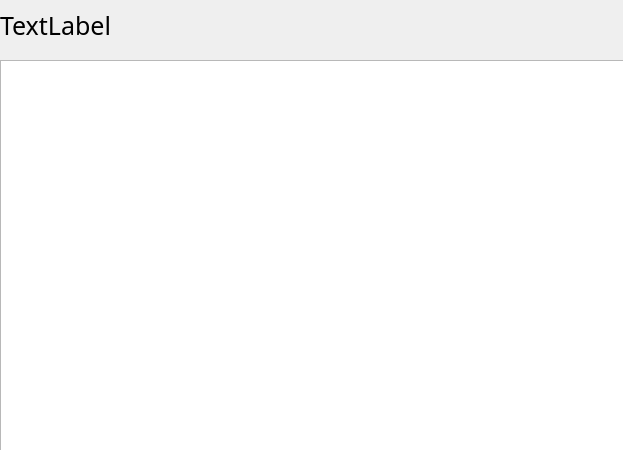
<?xml version="1.0" encoding="UTF-8"?>
<ui version="4.0">
 <class>Wgt_comments</class>
 <widget class="QWidget" name="Wgt_comments">
  <property name="geometry">
   <rect>
    <x>0</x>
    <y>0</y>
    <width>623</width>
    <height>450</height>
   </rect>
  </property>
  <property name="windowTitle">
   <string>Form</string>
  </property>
  <widget class="QLabel" name="hotelname">
   <property name="geometry">
    <rect>
     <x>0</x>
     <y>0</y>
     <width>561</width>
     <height>50</height>
    </rect>
   </property>
   <property name="font">
    <font>
     <family>黑体</family>
     <pointsize>19</pointsize>
    </font>
   </property>
   <property name="text">
    <string>TextLabel</string>
   </property>
  </widget>
  <widget class="QTableView" name="tableView">
   <property name="geometry">
    <rect>
     <x>0</x>
     <y>60</y>
     <width>751</width>
     <height>391</height>
    </rect>
   </property>
  </widget>
 </widget>
 <resources/>
 <connections/>
</ui>
